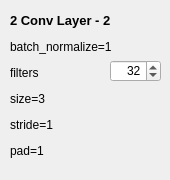
        <widget class="QWidget" name="tabWidgetPage3">
         <attribute name="title">
          <string/>
         </attribute>
         <widget class="QLabel" name="TrainWigLabel_4">
          <property name="geometry">
           <rect>
            <x>10</x>
            <y>10</y>
            <width>141</width>
            <height>21</height>
           </rect>
          </property>
          <property name="text">
           <string>&lt;html&gt;&lt;head/&gt;&lt;body&gt;&lt;p&gt;&lt;span style=&quot; font-size:10pt; font-weight:600;&quot;&gt;2 Conv Layer - 2&lt;/span&gt;&lt;/p&gt;&lt;/body&gt;&lt;/html&gt;</string>
          </property>
         </widget>
         <widget class="QLabel" name="TrainWigLabel_21">
          <property name="geometry">
           <rect>
            <x>10</x>
            <y>40</y>
            <width>151</width>
            <height>131</height>
           </rect>
          </property>
          <property name="text">
           <string>&lt;html&gt;&lt;head/&gt;&lt;body&gt;&lt;p&gt;batch_normalize=1&lt;/p&gt;&lt;p&gt;filters&lt;/p&gt;&lt;p&gt;size=3&lt;/p&gt;&lt;p&gt;stride=1&lt;/p&gt;&lt;p&gt;pad=1&lt;/p&gt;&lt;p&gt;activation=leaky&lt;/p&gt;&lt;/body&gt;&lt;/html&gt;</string>
          </property>
         </widget>
         <widget class="QSpinBox" name="spinBoxConv2">
          <property name="geometry">
           <rect>
            <x>110</x>
            <y>60</y>
            <width>51</width>
            <height>22</height>
           </rect>
          </property>
          <property name="alignment">
           <set>Qt::AlignRight|Qt::AlignTrailing|Qt::AlignVCenter</set>
          </property>
          <property name="buttonSymbols">
           <enum>QAbstractSpinBox::UpDownArrows</enum>
          </property>
          <property name="minimum">
           <number>1</number>
          </property>
          <property name="maximum">
           <number>4096</number>
          </property>
          <property name="singleStep">
           <number>16</number>
          </property>
          <property name="value">
           <number>32</number>
          </property>
         </widget>
        </widget>
